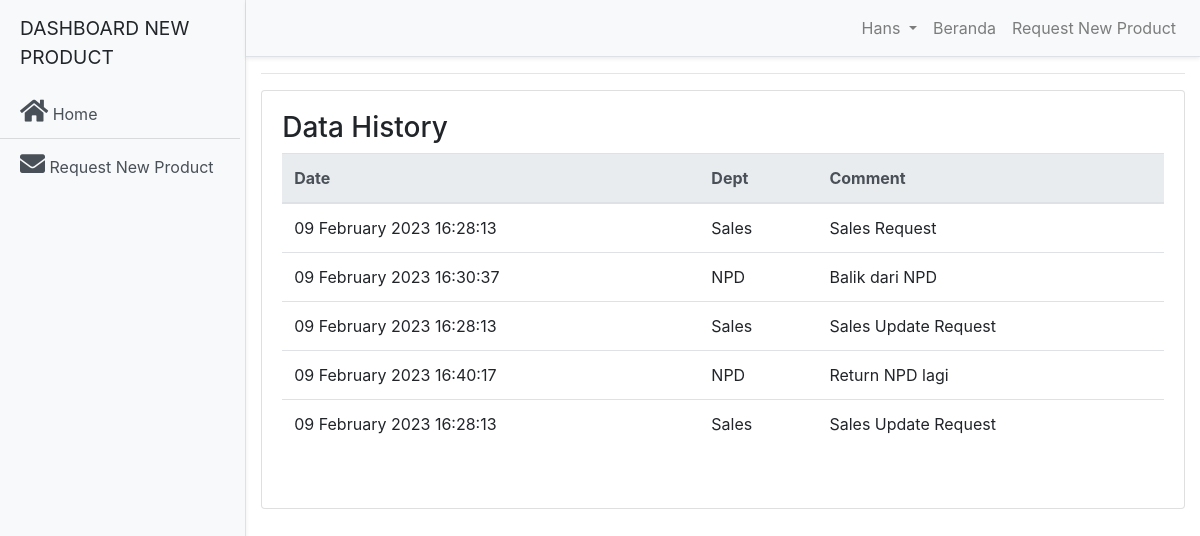
The app's page /index.php?page=history-rnp&id=D029 (signed in) with its own data.
### tables this page shows
CREATE TABLE `aplikasi` (
  `id` int(11) NOT NULL,
  `nama_aplikasi` varchar(30) NOT NULL,
  `alamat` varchar(100) NOT NULL,
  `no_telp` char(14) NOT NULL,
  `email` varchar(100) NOT NULL,
  `website` varchar(50) NOT NULL,
  `logo` varchar(100) NOT NULL
);

CREATE TABLE `sales` (
  `id_sales` int(11) NOT NULL,
  `kode_sales` char(10) DEFAULT NULL,
  `DeptID` varchar(20) NOT NULL,
  `nama_sales` varchar(150) DEFAULT NULL,
  `username` varchar(100) DEFAULT NULL,
  `password` varchar(100) DEFAULT NULL,
  `sales_category` varchar(25) NOT NULL,
  `email` varchar(100) NOT NULL
);

CREATE TABLE `thistorycomment` (
  `NumDoc` varchar(15) NOT NULL,
  `DateComment` datetime DEFAULT NULL,
  `Dept` varchar(100) DEFAULT NULL,
  `Comment` varchar(1000) NOT NULL
);

### pages/sales/beranda/history.php (the view, shortened to what this page needs)
<hr>
<div class="card">
    <div class="card-body">
        <h3>Data History</h3>
        <div class="table-responsive">
            <table class="table table-hover">
                <thead class="thead-light">
                <tr>
                    <th>Date</th>
                    <th>Dept</th>
                    <th>Comment</th>
                </tr>
                </thead>
                <tbody>
                <?php
                    include 'config/database.php';
                    $nis = $_GET['id'];
                    $sql="select * from thistorycomment where NumDoc='$nis'";
                    $hasil=mysqli_query($kon,$sql);
                    while ($data = mysqli_fetch_array($hasil)):
                ?>
                <tr>
                    <td><?php echo date('d F Y H:i:s', strtotime($data['DateComment']));?></td>
                    <td><?php echo $data['Dept'];?></td>
                    <td><?php echo $data['Comment'];?></td>
                </tr>
                <?php endwhile; ?>
                </tbody>
            </table>
        </div><br>
    </div>
</div>

### index.php (shortened to what this page needs)
<?php
include 'config/database.php';
$hasil=mysqli_query($kon,"SELECT * FROM aplikasi LIMIT 1");
$aplikasi = mysqli_fetch_array($hasil);
?>
<!DOCTYPE html>
<html lang="en">
<head>
  <link href="vendor/bootstrap/css/bootstrap.min.css" rel="stylesheet">
  <link href="css/simple-sidebar.css" rel="stylesheet">
  <link rel="stylesheet" href="https://use.fontawesome.com/releases/v5.7.0/css/all.css">
</head>
<body>
<?php
  include 'config/database.php';
  if (isset($_SESSION["id_sales"])){
      $query = mysqli_query($kon, "select * from sales where id_sales='".$_SESSION["id_sales"]."' limit 1");
      $row = mysqli_fetch_array($query);
      $nama=$row['nama_sales'];
  } else if (isset($_SESSION["id_admin"])){
      $query = mysqli_query($kon, "select * from admin where id_admin='".$_SESSION["id_admin"]."' limit 1");
      $row = mysqli_fetch_array($query);
      $nama=$row['nama_admin'];
  } else if (isset($_SESSION["id_npd"])){
      $query = mysqli_query($kon, "select * from npd where id_npd='".$_SESSION["id_npd"]."' limit 1");
      $row = mysqli_fetch_array($query);
      $nama=$row['nama_npd'];
  } else if (isset($_SESSION["id_fa"])){
      $query = mysqli_query($kon, "select * from fa where id_fa='".$_SESSION["id_fa"]."' limit 1");
      $row = mysqli_fetch_array($query);
      $nama=$row['nama_fa'];
  } else if (isset($_SESSION["id_ppic"])){
      $query = mysqli_query($kon, "select * from ppic where id_ppic='".$_SESSION["id_ppic"]."' limit 1");
      $row = mysqli_fetch_array($query);
      $nama=$row['nama_ppic'];
  }else if (isset($_SESSION["id_admin_sales"])){
      $query = mysqli_query($kon, "select * from admin_sales where id_admin_sales='".$_SESSION["id_admin_sales"]."' limit 1");
      $row = mysqli_fetch_array($query);
      $nama=$row['nama_admin_sales'];
}
?>
  <div class="d-flex" id="wrapper">
    <div class="bg-light border-right shadow-sm" id="sidebar-wrapper">
      <div class="sidebar-heading"><?=$aplikasi['nama_aplikasi'];?></div>
      <div class="list-group list-group-flush">
        <a href="index.php?page=beranda" class="list-group-item list-group-item-action bg-light"><i class="fas fa-home" style="font-size: 25px"></i>  <font valign="middle">Home</font></a>
        <?php if (isset($_SESSION["id_sales"])): ?>
        <a href="index.php?page=rnp" class="list-group-item list-group-item-action bg-light"><i class="fas fa-envelope" style="font-size: 25px"></i>  <font valign="middle">Request New Product</font></a>
        <?php endif; ?>
      </div>
    </div>
    <div id="page-content-wrapper">
      <nav class="navbar navbar-expand-lg navbar-light bg-light border-bottom shadow-sm ">
        <div class="collapse navbar-collapse" id="navbarSupportedContent">
          <ul class="navbar-nav ml-auto mt-2 mt-lg-0">
            <li class="nav-item dropdown">
              <a class="nav-link dropdown-toggle" href="#" id="navbarDropdown" role="button" data-toggle="dropdown" aria-haspopup="true" aria-expanded="false">
                <?=$nama; ?>
              </a>
            </li>
		<li class="nav-item">
		<a href="index.php?page=beranda" class="nav-link">Beranda</a>
		</li>
		<li class="nav-item">
		<?php if (isset($_SESSION["id_sales"])): ?>
               	<a href="index.php?page=rnp" class="nav-link">Request New Product</a>
        	<?php endif; ?>
		</li>
          </ul>
        </div>
      </nav>
      <div class="container-fluid">
        <?php
            include 'config/database.php';
            if(isset($_GET['page'])){
                $page = $_GET['page'];
                switch ($page) {
                           case 'history-rnp':
                            include "pages/sales/beranda/history.php";
                             break;
                }
            }
        ?>
      </div>
    </div>
  </div>
</body>
</html>

### css/simple-sidebar.css (style rules this page uses)
#wrapper { overflow-x: hidden; }
#sidebar-wrapper { min-height: 100vh; margin-left: -15rem; -webkit-transition: margin .25s ease-out; -moz-transition: margin .25s ease-out; -o-transition: margin .25s ease-out; transition: margin .25s ease-out; }
#sidebar-wrapper .sidebar-heading { padding: 0.875rem 1.25rem; font-size: 1.2rem; }
#sidebar-wrapper .list-group { width: 15rem; }
#page-content-wrapper { min-width: 100vw; }
@media (min-width: 768px) { #sidebar-wrapper { margin-left: 0; } }
@media (min-width: 768px) { #page-content-wrapper { min-width: 0; width: 100%; } }

### records on screen
aplikasi: nama_aplikasi "DASHBOARD NEW PRODUCT"
sales: nama_sales "Hans"
thistorycomment: DateComment "09 February 2023 16:28:13", Dept "Sales", Comment "Sales Request"
thistorycomment: DateComment "09 February 2023 16:30:37", Dept "NPD", Comment "Balik dari NPD"
thistorycomment: DateComment "09 February 2023 16:28:13", Dept "Sales", Comment "Sales Update Request"
thistorycomment: DateComment "09 February 2023 16:40:17", Dept "NPD", Comment "Return NPD lagi"
thistorycomment: DateComment "09 February 2023 16:28:13", Dept "Sales", Comment "Sales Update Request"
